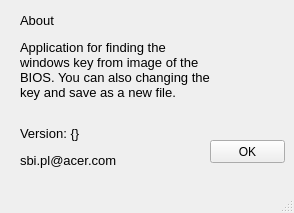
<?xml version="1.0" encoding="UTF-8"?>
<ui version="4.0">
 <class>MainWindow</class>
 <widget class="QMainWindow" name="MainWindow">
  <property name="geometry">
   <rect>
    <x>0</x>
    <y>0</y>
    <width>294</width>
    <height>213</height>
   </rect>
  </property>
  <property name="windowTitle">
   <string>MainWindow</string>
  </property>
  <widget class="QWidget" name="centralwidget">
   <widget class="QLabel" name="label">
    <property name="geometry">
     <rect>
      <x>20</x>
      <y>10</y>
      <width>191</width>
      <height>161</height>
     </rect>
    </property>
    <property name="text">
     <string>&lt;html&gt;&lt;head/&gt;&lt;body&gt;&lt;p&gt;&lt;span style=&quot; font-size:10pt;&quot;&gt;About&lt;/span&gt;&lt;/p&gt;&lt;p&gt;&lt;span style=&quot; font-size:10pt;&quot;&gt;Application for finding the windows key from image of the BIOS. You can also changing the key and save as a new file.&lt;br/&gt;&lt;/span&gt;&lt;/p&gt;&lt;p&gt;&lt;span style=&quot; font-size:10pt;&quot;&gt;Version: {}&lt;/span&gt;&lt;/p&gt;&lt;p&gt;&lt;span style=&quot; font-size:10pt;&quot;&gt;sbi.pl@acer.com&lt;/span&gt;&lt;/p&gt;&lt;/body&gt;&lt;/html&gt;</string>
    </property>
    <property name="wordWrap">
     <bool>true</bool>
    </property>
   </widget>
   <widget class="QPushButton" name="pushButton">
    <property name="geometry">
     <rect>
      <x>210</x>
      <y>140</y>
      <width>75</width>
      <height>23</height>
     </rect>
    </property>
    <property name="text">
     <string>OK</string>
    </property>
   </widget>
  </widget>
  <widget class="QMenuBar" name="menubar">
   <property name="geometry">
    <rect>
     <x>0</x>
     <y>0</y>
     <width>294</width>
     <height>21</height>
    </rect>
   </property>
  </widget>
  <widget class="QStatusBar" name="statusbar"/>
 </widget>
 <resources/>
 <connections/>
</ui>
